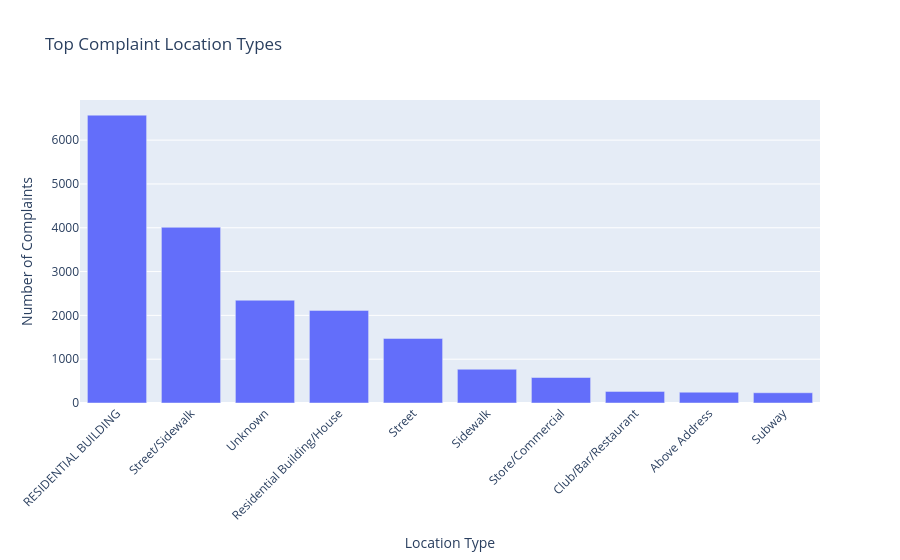

The cell this chart's notebook holds for it:
### Markdown cell above
# Visualization Technique - Bar Chart - Location Type
### A bar chart is used to show the distribution of complaints across different location types, such as residential buildings, streets, or other environments.
### This visualization provides context about where complaints are occurring, complementing the complaint type chart. It also shows whether certain issues occur more in certain types of locations.

### Code cell
location_counts = (
    cleaned_df["Location Type"]
    .fillna("Unknown")
    .value_counts()
    .nlargest(10)
    .reset_index()
)

location_counts.columns = ["Location Type", "count"]

fig = px.bar(
    location_counts,
    x="Location Type",
    y="count",
    title="Top Complaint Location Types"
)

fig.update_layout(
    xaxis_title="Location Type",
    yaxis_title="Number of Complaints"
)

fig.update_xaxes(tickangle=-45)

#fig.show()

### Figure 1 — Plotly figure (JSON) as saved in the notebook; plotly's stock layout.template omitted (floating-point values rounded to 4 significant figures)
{"data": [{"hovertemplate": "Location Type=%{x}<br>count=%{y}<extra></extra>", "legendgroup": "", "marker": {"color": "#636efa", "pattern": {"shape": ""}}, "name": "", "orientation": "v", "showlegend": false, "textposition": "auto", "type": "bar", "x": ["RESIDENTIAL BUILDING", "Street/Sidewalk", "Unknown", "Residential Building/House", "Street", "Sidewalk", "Store/Commercial", "Club/Bar/Restaurant", "Above Address", "Subway"], "xaxis": "x", "y": [6570, 4011, 2346, 2114, 1474, 770, 582, 265, 247, 234], "yaxis": "y"}], "layout": {"barmode": "relative", "legend": {"tracegroupgap": 0}, "title": {"text": "Top Complaint Location Types"}, "xaxis": {"anchor": "y", "domain": [0, 1], "tickangle": -45, "title": {"text": "Location Type"}}, "yaxis": {"anchor": "x", "domain": [0, 1], "title": {"text": "Number of Complaints"}}}}
